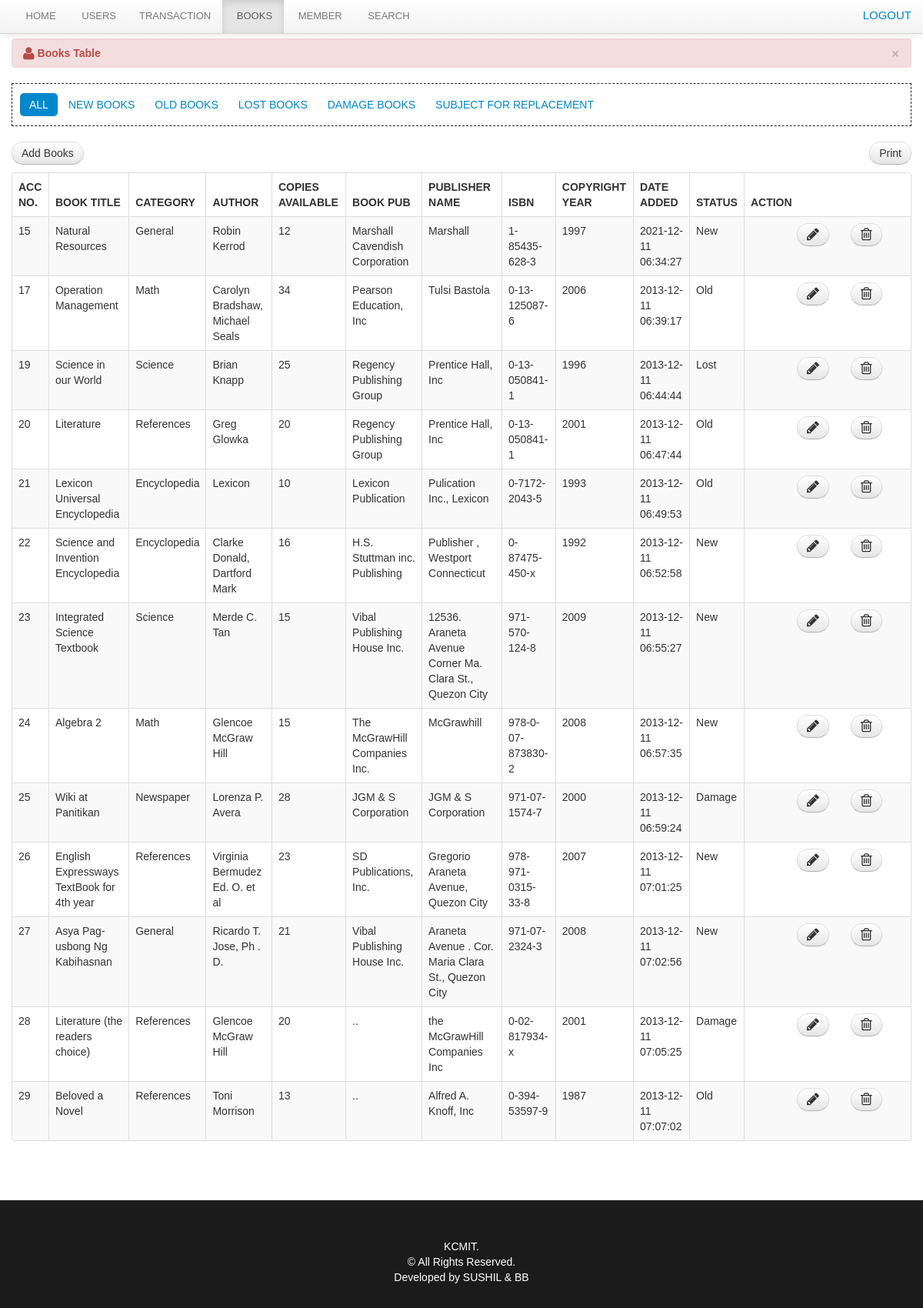
The page /librarian/books.php (signed in) on the database its author committed.
### tables this page shows
CREATE TABLE `book` (
  `book_id` int(11) NOT NULL,
  `book_title` varchar(100) NOT NULL,
  `category_id` int(50) NOT NULL,
  `author` varchar(50) NOT NULL,
  `book_copies` int(11) NOT NULL,
  `book_pub` varchar(100) NOT NULL,
  `publisher_name` varchar(100) NOT NULL,
  `isbn` varchar(50) NOT NULL,
  `copyright_year` int(11) NOT NULL,
  `date_receive` varchar(20) NOT NULL,
  `date_added` datetime NOT NULL,
  `status` varchar(30) NOT NULL
);

CREATE TABLE `category` (
  `category_id` int(11) NOT NULL,
  `classname` varchar(50) DEFAULT NULL
);

### librarian/books.php (the view, shortened to what this page needs)
<?php
include('header.php');
include('navbar_books.php');
include('dbcon.php');
?>
<div class="container">
    <div class="margin-top">
        <div class="row">
            <div class="span12">
                <div class="alert alert-danger">
                    <button type="button" class="close" data-dismiss="alert">&times;</button>
                    <strong><i class="icon-user icon-large"></i>&nbsp;Books Table</strong>
                </div>
                <ul class="nav nav-pills nav-justified mb-3">
                    <li class="active"><a href="books.php">All</a></li>
                    <li><a href="new_books.php">New Books</a></li>
                    <li><a href="old_books.php">Old Books</a></li>
                    <li><a href="lost.php">Lost Books</a></li>
                    <li><a href="damage.php">Damage Books</a></li>
                    <li><a href="sub_rep.php">Subject for Replacement</a></li>
                </ul>
                <div class="pull-right mb-2">
                    <a href="#" onclick="window.print()" class="btn btn-default">Print</a>
                </div>
                <p>
                    <a href="add_books.php" class="btn btn-default">Add Books</a>
                </p>
                <table cellpadding="0" cellspacing="0" border="0" class="table table-bordered table-striped" id="example">
                    <thead>
                        <tr>
                            <th>Acc No.</th>
                            <th>Book Title</th>
                            <th>Category</th>
                            <th>Author</th>
                            <th class="action">Copies Available</th>
                            <th>Book Pub</th>
                            <th>Publisher Name</th>
                            <th>ISBN</th>
                            <th>Copyright Year</th>
                            <th>Date Added</th>
                            <th>Status</th>
                            <th class="action">Action</th>
                        </tr>
                    </thead>
                    <tbody>
                        <?php
                        $sql = "SELECT * FROM book WHERE status != 'Archive'";
                        $result = $conn->query($sql) or die($conn->error);
                        while ($row = $result->fetch_assoc()) {
                            $id = $row['book_id'];
                            $cat_id = $row['category_id'];
                            $book_copies = $row['book_copies'];
                            $cat_sql = "SELECT classname FROM category WHERE category_id = ?";
                            $stmt_cat = $conn->prepare($cat_sql);
                            $stmt_cat->bind_param("i", $cat_id);
                            $stmt_cat->execute();
                            $stmt_cat->bind_result($classname);
                            $borrow_sql = "SELECT COUNT(*) FROM borrowdetails WHERE book_id = ? AND borrow_status = 'pending'";
                            $stmt_borrow = $conn->prepare($borrow_sql);
                            $stmt_borrow->bind_param("i", $id);
                            $stmt_borrow->execute();
                            $stmt_borrow->bind_result($count_pending);
                            $total_available = $book_copies - $count_pending;
                        ?>
                        <tr class="del<?php echo $id; ?>">
                            <td><?php echo htmlspecialchars($id); ?></td>
                            <td><?php echo htmlspecialchars($row['book_title']); ?></td>
                            <td><?php echo htmlspecialchars($classname); ?></td>
                            <td><?php echo htmlspecialchars($row['author']); ?></td>
                            <td class="action"><?php echo $total_available; ?></td>
                            <td><?php echo htmlspecialchars($row['book_pub']); ?></td>
                            <td><?php echo htmlspecialchars($row['publisher_name']); ?></td>
                            <td><?php echo htmlspecialchars($row['isbn']); ?></td>
                            <td><?php echo htmlspecialchars($row['copyright_year']); ?></td>
                            <td><?php echo htmlspecialchars($row['date_added']); ?></td>
                            <td><?php echo htmlspecialchars($row['status']); ?></td>
                            <td class="action">
                                <div class="span2">
                                    <a rel="tooltip" title="Delete" id="<?php echo $id; ?>" href="#delete_book<?php echo $id; ?>" data-toggle="modal" class="btn btn-default">
                                        <i class="icon-trash icon-large"></i>
                                    </a>
                                    <div class="span1">
                                        <a rel="tooltip" title="Edit" id="e<?php echo $id; ?>" href="edit_book.php?id=<?php echo $id; ?>" class="btn btn-default">
                                            <i class="icon-pencil icon-large"></i>
                                        </a>
                                    </div>
                                </div>
                            </td>
                        </tr>
                        <?php } ?>
                    </tbody>
                </table>
            </div>
        </div>
    </div>
</div>
<?php include('footer.php'); ?>

### css/docs.css (style rules this page uses)
body { font-family:'TR Century Gothic',Helvetica,Arial,sans-serif !important; }
.btn { border-radius: 25px !important; }
.alert { text-shadow: none; }
.nav-tabs, .nav-pills { border: 1px dashed #222 !important; padding: 10px; }
th { text-transform:uppercase; }
.nav li a { text-transform:uppercase; }
.margin-top { margin-top:50px; }
body { background: url(../img/grid_noise.png); position: relative; }

### css/print.css (style rules this page uses)
.action { display:none; }
th { text-align:left; }
td { text-align:left; border-top:1px solid; padding:2px; }
.btn { display:none; }
.alert { display:none; }
body { font-family:arial; font-size:13px; }
.nav { display:none; }

### rows shown on the page
book: book_id "15", book_title "Natural Resources", category.classname "General", author "Robin Kerrod", total_available "12", book_pub "Marshall Cavendish Corporation", publisher_name "Marshall", isbn "1-85435-628-3", copyright_year "1997", date_added "2021-12-11 06:34:27", status "New"
book: book_id "17", book_title "Operation Management", category.classname "Math", author "Carolyn Bradshaw, Michael Seals", total_available "34", book_pub "Pearson Education, Inc", publisher_name "Tulsi Bastola", isbn "0-13-125087-6", copyright_year "2006", date_added "2013-12-11 06:39:17", status "Old"
book: book_id "19", book_title "Science in our World", category.classname "Science", author "Brian Knapp", book_copies "25", book_pub "Regency Publishing Group", publisher_name "Prentice Hall, Inc", isbn "0-13-050841-1", copyright_year "1996", date_added "2013-12-11 06:44:44", status "Lost"
book: book_id "20", book_title "Literature", category.classname "References", author "Greg Glowka", book_copies "20", book_pub "Regency Publishing Group", publisher_name "Prentice Hall, Inc", isbn "0-13-050841-1", copyright_year "2001", date_added "2013-12-11 06:47:44", status "Old"
book: book_id "21", book_title "Lexicon Universal Encyclopedia", category.classname "Encyclopedia", author "Lexicon", book_copies "10", book_pub "Lexicon Publication", publisher_name "Pulication Inc., Lexicon", isbn "0-7172-2043-5", copyright_year "1993", date_added "2013-12-11 06:49:53", status "Old"
book: book_id "22", book_title "Science and Invention Encyclopedia", category.classname "Encyclopedia", author "Clarke Donald, Dartford Mark", book_copies "16", book_pub "H.S. Stuttman inc. Publishing", publisher_name "Publisher , Westport Connecticut", isbn "0-87475-450-x", copyright_year "1992", date_added "2013-12-11 06:52:58", status "New"
book: book_id "23", book_title "Integrated Science Textbook", category.classname "Science", author "Merde C. Tan", book_copies "15", book_pub "Vibal Publishing House Inc.", publisher_name "12536. Araneta Avenue Corner Ma. Clara St., Quezon City", isbn "971-570-124-8", copyright_year "2009", date_added "2013-12-11 06:55:27", status "New"
book: book_id "24", book_title "Algebra 2", category.classname "Math", author "Glencoe McGraw Hill", book_copies "15", book_pub "The McGrawHill Companies Inc.", publisher_name "McGrawhill", isbn "978-0-07-873830-2", copyright_year "2008", date_added "2013-12-11 06:57:35", status "New"
book: book_id "25", book_title "Wiki at Panitikan", category.classname "Newspaper", author "Lorenza P. Avera", book_copies "28", book_pub "JGM & S Corporation", publisher_name "JGM & S Corporation", isbn "971-07-1574-7", copyright_year "2000", date_added "2013-12-11 06:59:24", status "Damage"
book: book_id "26", book_title "English Expressways TextBook for 4th year", category.classname "References", author "Virginia Bermudez Ed. O. et al", book_copies "23", book_pub "SD Publications, Inc.", publisher_name "Gregorio Araneta Avenue, Quezon City", isbn "978-971-0315-33-8", copyright_year "2007", date_added "2013-12-11 07:01:25", status "New"
book: book_id "27", book_title "Asya Pag-usbong Ng Kabihasnan", category.classname "General", author "Ricardo T. Jose, Ph . D.", book_copies "21", book_pub "Vibal Publishing House Inc.", publisher_name "Araneta Avenue . Cor. Maria Clara St., Quezon City", isbn "971-07-2324-3", copyright_year "2008", date_added "2013-12-11 07:02:56", status "New"
book: book_id "28", book_title "Literature (the readers choice)", category.classname "References", author "Glencoe McGraw Hill", book_copies "20", book_pub "..", publisher_name "the McGrawHill Companies Inc", isbn "0-02-817934-x", copyright_year "2001", date_added "2013-12-11 07:05:25", status "Damage"
book: book_id "29", book_title "Beloved a Novel", category.classname "References", author "Toni Morrison", book_copies "13", book_pub "..", publisher_name "Alfred A. Knoff, Inc", isbn "0-394-53597-9", copyright_year "1987", date_added "2013-12-11 07:07:02", status "Old"
